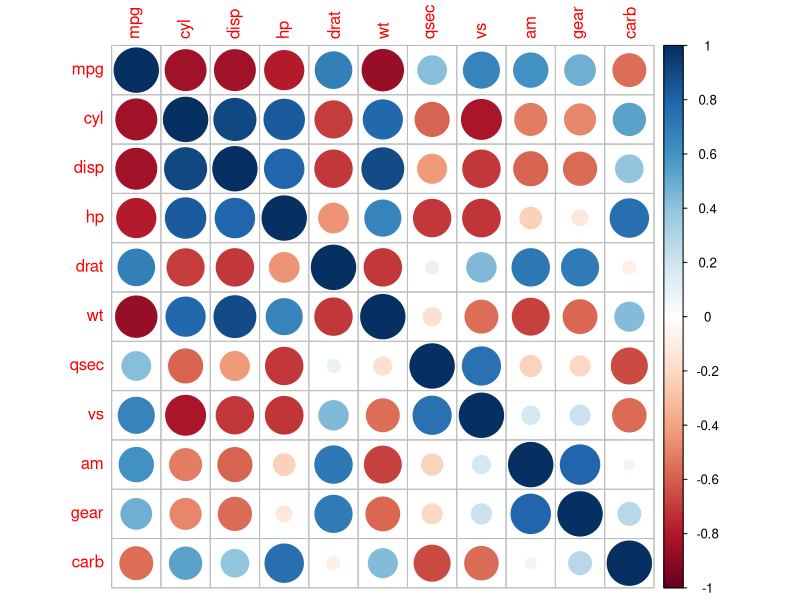

Generate this figure with R:
## ---- chunk 1
knitr::opts_chunk$set(echo = TRUE)
## ---- chunk 2
library(tidyverse)
library(corrplot)

# The `cor` function takes the correlation of every column against every other column
mtcars_correlations <- cor(mtcars) 

# Let's round the values to 2 decimal places
mtcars_correlations <- round(mtcars_correlations,2)
corrplot(mtcars_correlations)
